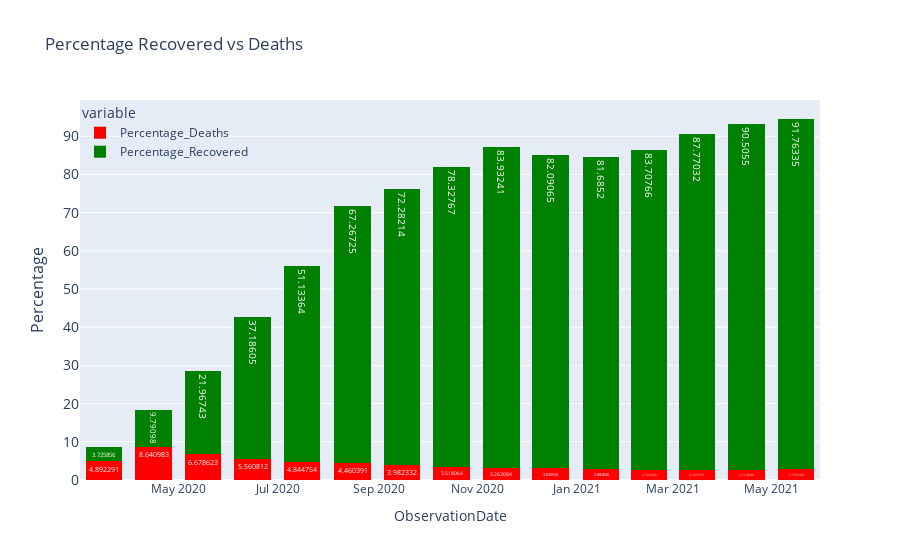

Notebook code cell kept with this figure:
### Code cell
fig = px.histogram(df_indo, x="ObservationDate", y=["Percentage_Deaths", "Percentage_Recovered"], title="Percentage Deaths vs Recovered",color_discrete_sequence=['Red','Green'],text_auto=True,histfunc='avg')
fig.update_traces(textposition='inside',textfont_size=10)
fig.update_layout(
    title='Percentage Recovered vs Deaths',
    # xaxis_tickfont_size=14,
    uniformtext_minsize=10, uniformtext_mode=False,
    yaxis=dict(
        title='Percentage',
        titlefont_size=16,
        tickfont_size=14,
    ),
    legend=dict(
        x=0,
        y=1.0,
        bgcolor='rgba(255, 255, 255, 0)',
        bordercolor='rgba(255, 255, 255, 0)'
    ),
    barmode='stack',
    bargap=0.15, # gap between bars of adjacent location coordinates.
    bargroupgap=0.1 # gap between bars of the same location coordinate.
)
fig.show()

### Figure 1 — Plotly figure (JSON) as saved in the notebook; plotly's stock layout.template omitted (floating-point values rounded to 4 significant figures; data arrays with more than 128 entries replaced by an {"elided": "..."} marker saying what was removed)
{"data": [{"alignmentgroup": "True", "bingroup": "x", "histfunc": "avg", "hovertemplate": "variable=Percentage_Deaths<br>ObservationDate=%{x}<br>avg of value=%{y}<extra></extra>", "legendgroup": "Percentage_Deaths", "marker": {"color": "Red", "pattern": {"shape": ""}}, "name": "Percentage_Deaths", "offsetgroup": "Percentage_Deaths", "orientation": "v", "showlegend": true, "textfont": {"size": 10}, "textposition": "inside", "texttemplate": "%{value}", "type": "histogram", "x": {"elided": "454 str values"}, "xaxis": "x", "y": {"elided": "454 float values"}, "yaxis": "y"}, {"alignmentgroup": "True", "bingroup": "x", "histfunc": "avg", "hovertemplate": "variable=Percentage_Recovered<br>ObservationDate=%{x}<br>avg of value=%{y}<extra></extra>", "legendgroup": "Percentage_Recovered", "marker": {"color": "Green", "pattern": {"shape": ""}}, "name": "Percentage_Recovered", "offsetgroup": "Percentage_Recovered", "orientation": "v", "showlegend": true, "textfont": {"size": 10}, "textposition": "inside", "texttemplate": "%{value}", "type": "histogram", "x": {"elided": "454 str values"}, "xaxis": "x", "y": {"elided": "454 float values"}, "yaxis": "y"}], "layout": {"bargap": 0.15, "bargroupgap": 0.1, "barmode": "stack", "legend": {"bgcolor": "rgba(255, 255, 255, 0)", "bordercolor": "rgba(255, 255, 255, 0)", "title": {"text": "variable"}, "tracegroupgap": 0, "x": 0, "y": 1}, "title": {"text": "Percentage Recovered vs Deaths"}, "uniformtext": {"minsize": 10, "mode": false}, "xaxis": {"anchor": "y", "domain": [0, 1], "title": {"text": "ObservationDate"}}, "yaxis": {"anchor": "x", "domain": [0, 1], "tickfont": {"size": 14}, "title": {"font": {"size": 16}, "text": "Percentage"}}}}
